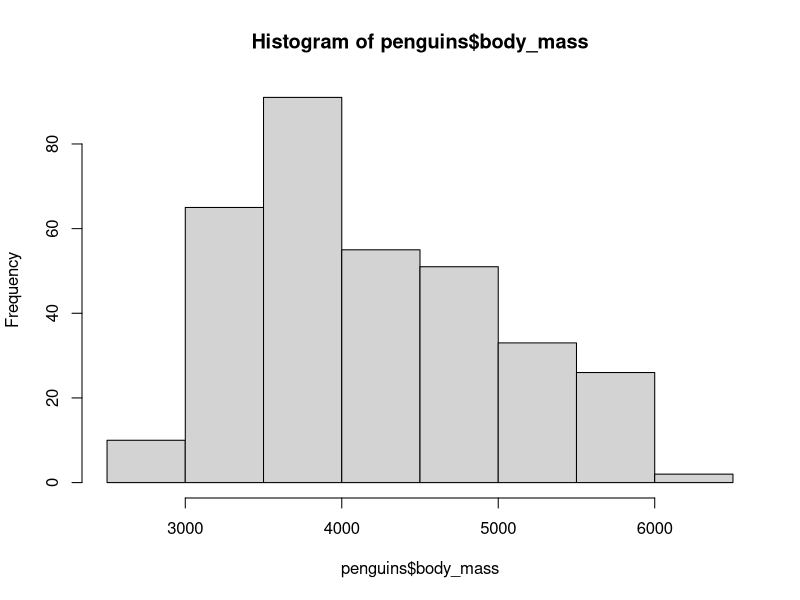
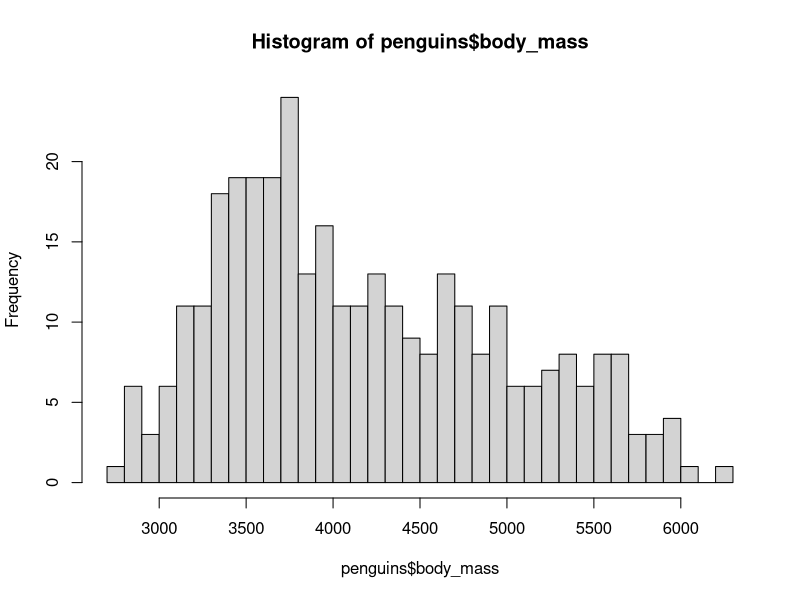
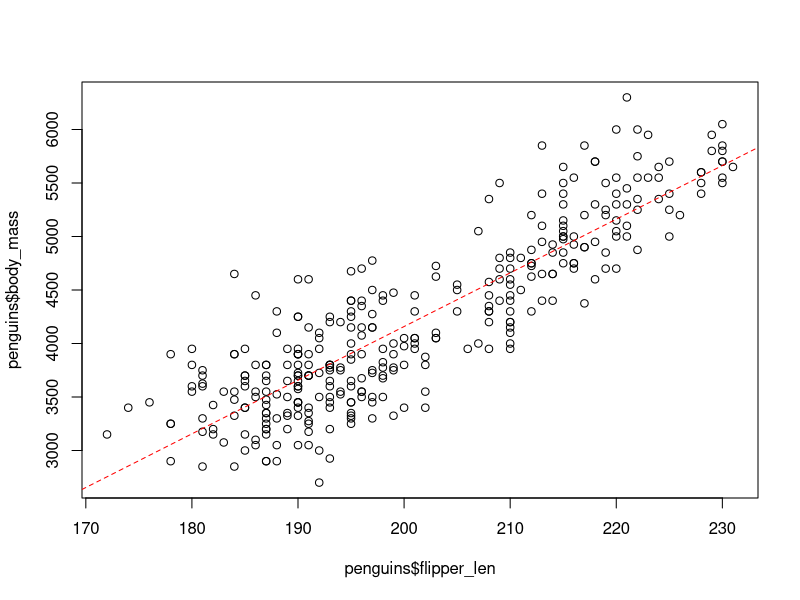
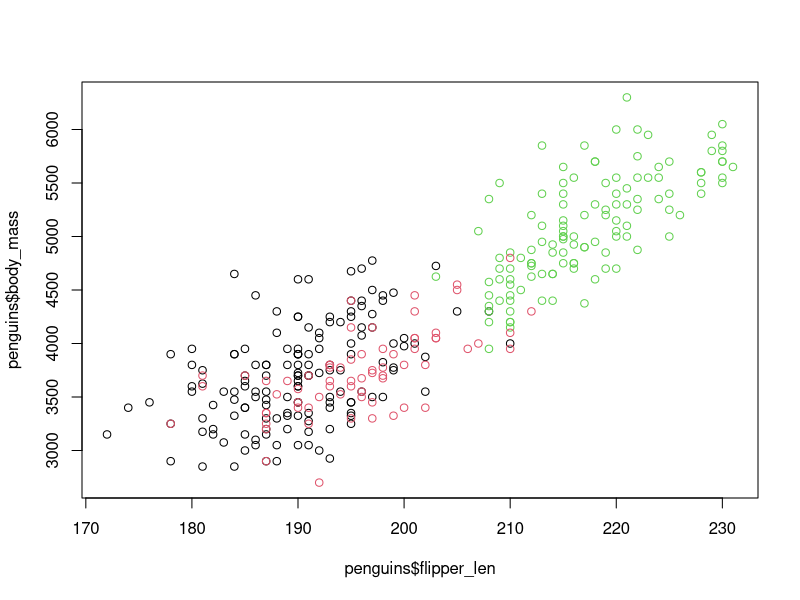
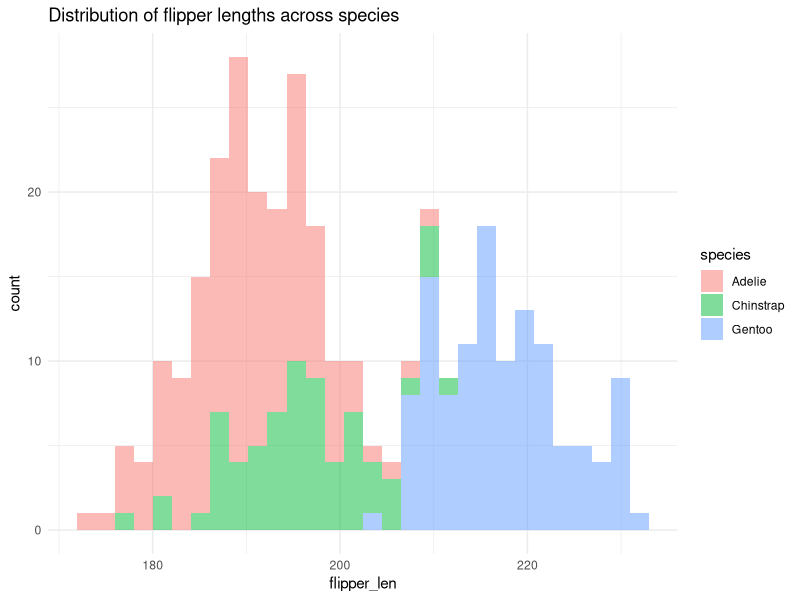
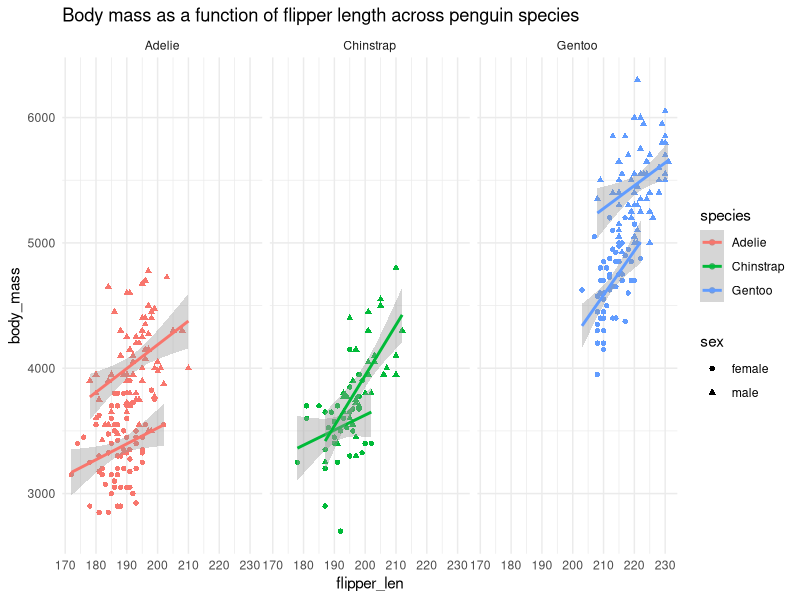
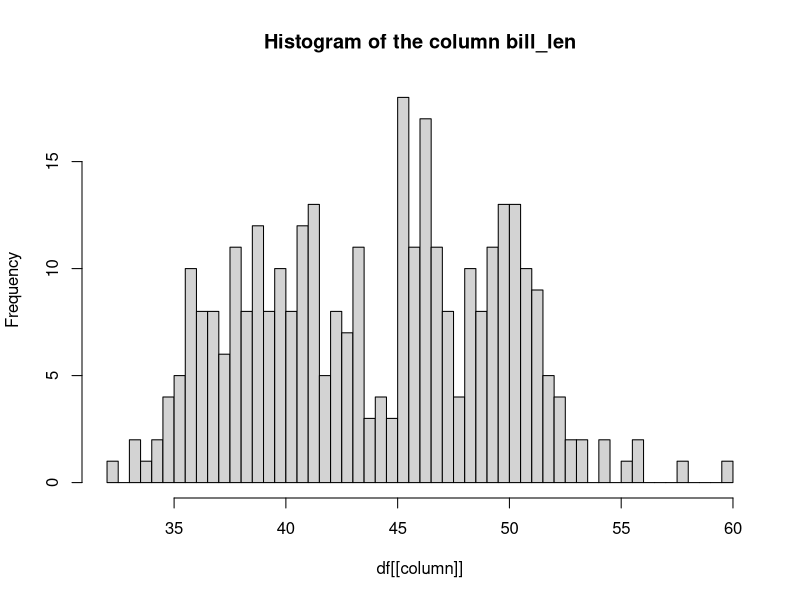
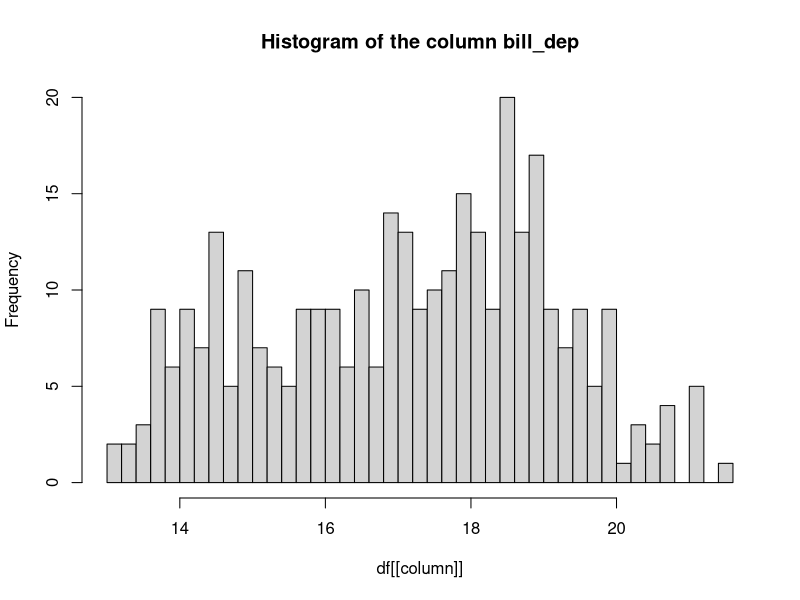

R code for these plots, in order: (Note: this script raises an error after producing the figures.)
## ---- chunk 1
w1 <- 3.14
x1 <- 42
y1 <- "hello"
z1 <- TRUE
## ---- chunk 2
w1
x1
y1
z1
## ---- chunk 3
mode(w1)
mode(x1)
mode(y1)
mode(z1)
## ---- chunk 4
is.numeric(w1)
is.integer(w1)

is.numeric(x1)
is.integer(x1)

is.character(y1)

is.logical(z1)
is.numeric(z1)
is.integer(z1)
## ---- chunk 5
w2 <- c(1.0, 2.72, 3.14)
x2 <- c(1, 13, 42)
y2 <- c("hello", "folks", "!")
z2 <- c(TRUE, FALSE)
## ---- chunk 6
mode(w2)
mode(x2)
mode(y2)
mode(z2)
## ---- chunk 7
is.vector(w2)
is.vector(x2)
is.vector(y2)
is.vector(z2)
## ---- chunk 8
is.vector(42)
## ---- chunk 9
1
## ---- chunk 10
c(1)
## ---- chunk 11
mixed_vector <- c(1, "42", "hello")
mixed_vector
## ---- chunk 12
mode(mixed_vector)
## ---- chunk 13
v1 <- c(1, "42", "hello")
v1
mode(v1)

v2 <- c(1, 42.13, 123)
v2
mode(v2)

v3 <- c(1, 42, TRUE)
v3
mode(v3)

v4 <- c(1.12, 42.13, FALSE)
v4
mode(v4)

v5 <- c(42.13, "hello")
v5
mode(v5)

v6 <- c(TRUE, "hello")
v6
mode(v6)
## ---- chunk 14
# 1
1:20
# another option is this ("give me sequence of the length N)
seq_len(20)

# 2
seq(from = 1, to = 20)

# 3
seq(from = 20, to = 1)

# 4
seq(1, 20, by = 2)
## ---- chunk 15
v <- c(1, "42", "hello", 3.1416)
## ---- chunk 16
seq_along(v)
## ---- chunk 17
w3 <- list(1.0, "2.72", 3.14)
x3 <- list(1, 13, 42, "billion")
y3 <- list("hello", "folks", "!", 123, "wow a number follows again", 42)
z3 <- list(TRUE, FALSE, 13, "string")
## ---- chunk 18
y3
## ---- chunk 19
mode(y3)
## ---- chunk 20
str(y3)
## ---- chunk 21
is.list(w3)
## ---- chunk 22
w3
## ---- chunk 23
is.vector(w3)
## ---- chunk 24
is.list(w3)
## ---- chunk 25
w2
## ---- chunk 26
is.list(w2)
## ---- chunk 27
weird_list <- list(
  1,
  "two",
  list(
    "three",
    4,
    list(5, "six", 7)
  )
)
## ---- chunk 28
weird_list
## ---- chunk 29
A <- c(TRUE, FALSE, TRUE)
B <- c(FALSE, FALSE, TRUE)
## ---- chunk 30
A & B
A | B
!A
!B
## ---- chunk 31
A
all(A)
any(A)
## ---- chunk 32
coverage <- c(15.09, 48.85, 36.5, 1.12, 16.65, 0.79, 16.9, 46.09, 12.76, 11.51)
origin <- c("mod", "mod", "mod", "anc", "mod", "anc", "mod", "mod", "mod", "mod")
## ---- chunk 33
is_high <- coverage > 5
is_high
## ---- chunk 34
is_modern <- origin == "modern"
is_modern
## ---- chunk 35
is_high == is_modern
## ---- chunk 36
all(is_high == is_modern)
## ---- chunk 37
all(coverage > 5 & origin == "modern")
## ---- chunk 38
v <- c("hi", "folks", "what's", "up", "folks")
## ---- chunk 39
v[5]
## ---- chunk 40
v[c(1, 5)]
## ---- chunk 41
v[10]
## ---- chunk 42
index <- c(TRUE, FALSE, TRUE, TRUE, FALSE)
v[index]
## ---- chunk 43
index <- v == "up"
## ---- chunk 44
index
## ---- chunk 45
index <- v == "folks"
index
## ---- chunk 46
sum(index)
## ---- chunk 47
v[index]
## ---- chunk 48
l <- list("hello", "folks", "!", 123, "wow a number follows again", 42)
l
## ---- chunk 49
l[c(2, 4)]
## ---- chunk 50
v <- c("hello", "folks", "!", NA, "wow another NAs are coming", NA, NA, "42")

v
## ---- chunk 51
is.na(v)
## ---- chunk 52
!is.na(v)
## ---- chunk 53
v[!is.na(v)]
## ---- chunk 54
l[4]

mode(l[4])
## ---- chunk 55
l[[4]]

mode(l[[4]])
## ---- chunk 56
weird_list <- list(
  1,
  "two",
  list(
    "three",
    4,
    list(
      5, "six",
      list("seven", 8)
    )
  )
)
## ---- chunk 57
weird_list[[1]]
## ---- chunk 58
weird_list[1]

mode(weird_list[1])
## ---- chunk 59
weird_list[[3]]
## ---- chunk 60
weird_list[[3]][[2]]
## ---- chunk 61
weird_list[[3]]
## ---- chunk 62
weird_list[[3]][[3]]
## ---- chunk 63
weird_list[[3]][[3]][[3]]
## ---- chunk 64
weird_list[[3]][[3]][[3]][[2]]
## ---- chunk 65
v <- c(1, 2, 3, 4, 5)
v

l <- list(1, 2, 3, 4, 5)
l
## ---- chunk 66
v[c(1, 3, 5)]
l[c(1, 3)]
## ---- chunk 67
v <- c(one = 1, two = 2, three = 3, four = 4, five = 5)
v

l <- list(one = 1, two = 2, three = 3, four = 4, five = 5)
l
## ---- chunk 68
l[["three"]]

l[c("two", "five")]
## ---- chunk 69
weird_list <- list(
  1,
  "two",
  nested1 = list(
    "three",
    4,
    nested2 = list(
      5, "six",
      nested3 = list("seven", 8)
    )
  )
)
## ---- chunk 70
weird_list[[3]][[3]][[3]][[2]]
## ---- chunk 71
weird_list[["nested1"]][["nested2"]][["nested3"]][[2]]
## ---- chunk 72
v <- c("hi", "folks", "what's", "up", "folks")
## ---- chunk 73
v[-1]
## ---- chunk 74
v[-(1:5)]
## ---- chunk 75
v[-length(v)]
## ---- chunk 76
# this gives us the index of the first and last element
c(1, length(v))

# then we can prefix this with the minus sign to remove them
v[-c(1, length(v))]
## ---- chunk 77
df <- data.frame(
  v = c("one", "two", "three", "four", "five"),
  w = c(1.0, 2.72, 3.14, 1000.1, 1e6),
  x = c(1, 13, 42, NA, NA),
  y = c("folks", "hello", "from", "data frame", "!"),
  z = c(TRUE, FALSE, FALSE, TRUE, TRUE)
)

df
## ---- chunk 78
is.list(df)
## ---- chunk 79
df
## ---- chunk 80
unclass(df)
## ---- chunk 81
df$z
## ---- chunk 82
df["z"]
## ---- chunk 83
df[["w"]]
## ---- chunk 84
df_list <- as.list(df)
df_list
## ---- chunk 85
df_list$v
df_list["v"]
df_list[["v"]]
## ---- chunk 86
df
## ---- chunk 87
df[1:3]
## ---- chunk 88
df[1:3, ]
## ---- chunk 89
df[c(1, 4), c("x", "z")]
## ---- chunk 90
row_indices <- 1:3

df[row_indices, ]
## ---- chunk 91
row_indices <- c(1, 4)
col_indices <- c("x", "z")

df[row_indices, col_indices]
## ---- chunk 92
# this is what the column (vector, really) contains
df$y
## ---- chunk 93
# this is how we can find out, which element(s) of the vector match
df$y == "hello"
## ---- chunk 94
# let's save the result to a new variable
row_indices <- df$y == "hello"
row_indices
## ---- chunk 95
df[row_indices, ]
## ---- chunk 96
df[row_indices, c("v", "y", "z")]
## ---- chunk 97
row_indices <- df$w < 1000
row_indices

df[row_indices, ]
## ---- chunk 98
df[df$w < 1000, ]
## ---- chunk 99
!is.na(df$x)
## ---- chunk 100
df[!is.na(df$x), ]
## ---- chunk 101
df["new_col"] <- paste(df$v, df$y)

# new column appears!
df
## ---- chunk 102
df$new_col <- NULL

# and the column is gone
df
## ---- chunk 103
#| echo: false
weird_df <- data.frame(
  `v with spaces` = c("one", "two", "three", "four", "five"),
  w = c(1.0, 2.72, 3.14, 1000.1, 1e6),
  `y with % sign` = c("folks", "hello", "from", "data frame", "!")
)
names(weird_df) <- c("v with spaces", "w", "y with % sign")
## ---- chunk 104
weird_df
## ---- chunk 105
weird_df["v with spaces"]

weird_df[["y with % sign"]]
## ---- chunk 106
weird_df$`y with % sign`
## ---- chunk 107
df1 <- data.frame(
  w = c(1.0, 2.72, 3.14),
  x = c(1, 13, 42),
  y = c("hello", "folks", "!"),
  z = c(TRUE, FALSE, FALSE)
)

df1
## ---- chunk 108
str(df1)
## ---- chunk 109
df2 <- data.frame(
  w = c(1.0, 2.72, 3.14),
  x = c(1, "13", 42),
  y = c("hello", "folks", "!"),
  z = c(TRUE, FALSE, FALSE)
)

df2
## ---- chunk 110
str(df2)
## ---- chunk 111
vec <- c(0.32, 0.78, 0.68, 0.28, 1.96, 0.21, 0.07, 1.01, 0.06, 0.74,
         0.37, 0.6, 0.08, 1.81, 0.65, 1.23, 1.28, 0.11, 1.74,  1.68)
## ---- chunk 112
min(vec)

# first quartile (a value which is higher than the bottom 25% of the data)
quantile(vec, probs = 0.25)

median(vec)

mean(vec)

# third quartile (a value which is higher than the bottom 75% of the data)
quantile(vec, probs = 0.75)

max(vec)
## ---- chunk 113
my_summary <- function(values) {
  a <- min(vec)
  b <- quantile(vec, probs = 0.25)
  c <- median(vec)
  d <- mean(vec)
  e <- quantile(vec, probs = 0.75)
  f <- max(vec)
  
  result <- list(min = a, quartile_1 = b, median = c, mean = d, quartile_3 = e, max = f)
  
  return(result)
}
## ---- chunk 114
my_summary <- function(values) {
  result <- list(
    min = min(vec),
    quartile_1 = quantile(vec, probs = 0.25),
    median = median(vec),
    mean = mean(vec),
    quartile_3 = quantile(vec, probs = 0.75),
    max = max(vec)
  )
  
  return(result)
}
## ---- chunk 115
vec1 <- runif(10)
vec2 <- runif(10)
vec3 <- runif(10)
## ---- chunk 116
my_summary(vec1)
my_summary(vec2)
my_summary(vec3)
## ---- chunk 117
summary(vec1)
summary(vec2)
summary(vec3)
## ---- chunk 118
head(penguins)
## ---- chunk 119
#| echo: false
penguins <- penguins[!is.na(penguins$sex), ]
## ---- chunk 120
hist(penguins$body_mass)
## ---- chunk 121
hist(penguins$body_mass, breaks = 50)
## ---- chunk 122
plot(penguins$flipper_len, penguins$body_mass)

# we can also overlay a linear fit (first computed with the `lm()` function,
# then visualized as a red dashed line)
lm_fit <- lm(body_mass ~ flipper_len, data = penguins)
abline(lm_fit, col = "red", lty = 2)
## ---- chunk 123
plot(penguins$flipper_len, penguins$body_mass, col = penguins$species)
## ---- chunk 124
library(ggplot2)
library(dplyr)
## ---- chunk 125
ggplot(penguins) +
  geom_histogram(aes(flipper_len, fill = species), alpha = 0.5) +
  theme_minimal() +
  ggtitle("Distribution of flipper lengths across species")
## ---- chunk 126
ggplot(penguins, aes(flipper_len, body_mass, shape = sex, color = species)) +
  geom_point() +
  geom_smooth(method = "lm") +
  facet_wrap(~ species) +
  theme_minimal() +
  ggtitle("Body mass as a function of flipper length across penguin species")
## ---- chunk 127
penguin_hist <- function(df, column, breaks) {
  # ... put your hist() code here
}
## ---- chunk 128
penguin_hist <- function(df, column, breaks) {
  title <- paste("Histogram of the column", column)
  hist(df[[column]], breaks = breaks, main = title)
}
## ---- chunk 129
penguin_hist(penguins, "bill_len", breaks = 50)
## ---- chunk 130
penguin_hist(penguins, "bill_dep", breaks = 50)
## ---- chunk 131
penguin_hist(penguins, "flipper_len", breaks = 50)
## ---- chunk 132
penguin_hist(penguins, "body_mass", breaks = 50)
## ---- chunk 133
penguin_hist <- function(df, column, breaks) {
  if (breaks < 1) {
    stop("Incorrect breaks argument given!", call. = FALSE) # call. = FALSE makes errors less verbose
  }

  title <- paste("Histogram of the column", column)
  hist(df[[column]], breaks = breaks, main = title)
}
## ---- chunk 134
#| error: true
penguin_hist(df, "bill_len", breaks = -123)
## ---- chunk 135
input_list <- list("hello", "this", 123, "is", "a mixed", 42, "list")

result_list <- lapply(input_list, is.numeric)

result_list
## ---- chunk 136
input_vector <- c(23, 11, 8, 36, 47, 6, 66, 94, 20, 2)

is_even <- function(x) {
  x %% 2 == 0 # this answers the question "does x divided by 2 give 0?")
}
## ---- chunk 137
is_even(2)
is_even(7)
is_even(10)
is_even(11)
## ---- chunk 138
result <- sapply(input_vector, is_even)
result
## ---- chunk 139
even_numbers <- sapply(input_vector, is_even)
even_numbers
## ---- chunk 140
odd_numbers <- !even_numbers
odd_numbers
## ---- chunk 141
input_vector[odd_numbers]
## ---- chunk 142
input_vector %% 2 != 0
## ---- chunk 143
input_vector[input_vector %% 2 != 0]
## ---- chunk 144
# "input" vector of x values
xs <- c(1, 2, 3, 4, 5, 6, 7, 8, 9, 10)

# take each x out of all given xs in sequence...
for (x in xs) {
  # ... and print it out on a new line
  cat("The square of", x, "is", x^2, "\n")
}
## ---- chunk 145
# create an empty PDF file
pdf("penguins_hist.pdf")

# let's define our variables of interest (columns of a data frame)
variables <- c("bill_len", "bill_dep", "flipper_len", "body_mass")

# let's now "loop over" each of those variables
for (var in variables) {
  cat("Plotting variable", var, "...\n")
  # ... here is where you should put your call to `penguin_hist()` like
  #     you did above manually ...
}

dev.off() # this closes the PDF
## ---- chunk 146
pdf("penguins_hist.pdf")

variables <- c("bill_len", "bill_dep", "flipper_len", "body_mass")
for (var in variables) {
  penguin_hist(penguins, var, 100)  
}

dev.off()
## ---- chunk 147
#|echo: false
unlink("penguins_hist.pdf")
